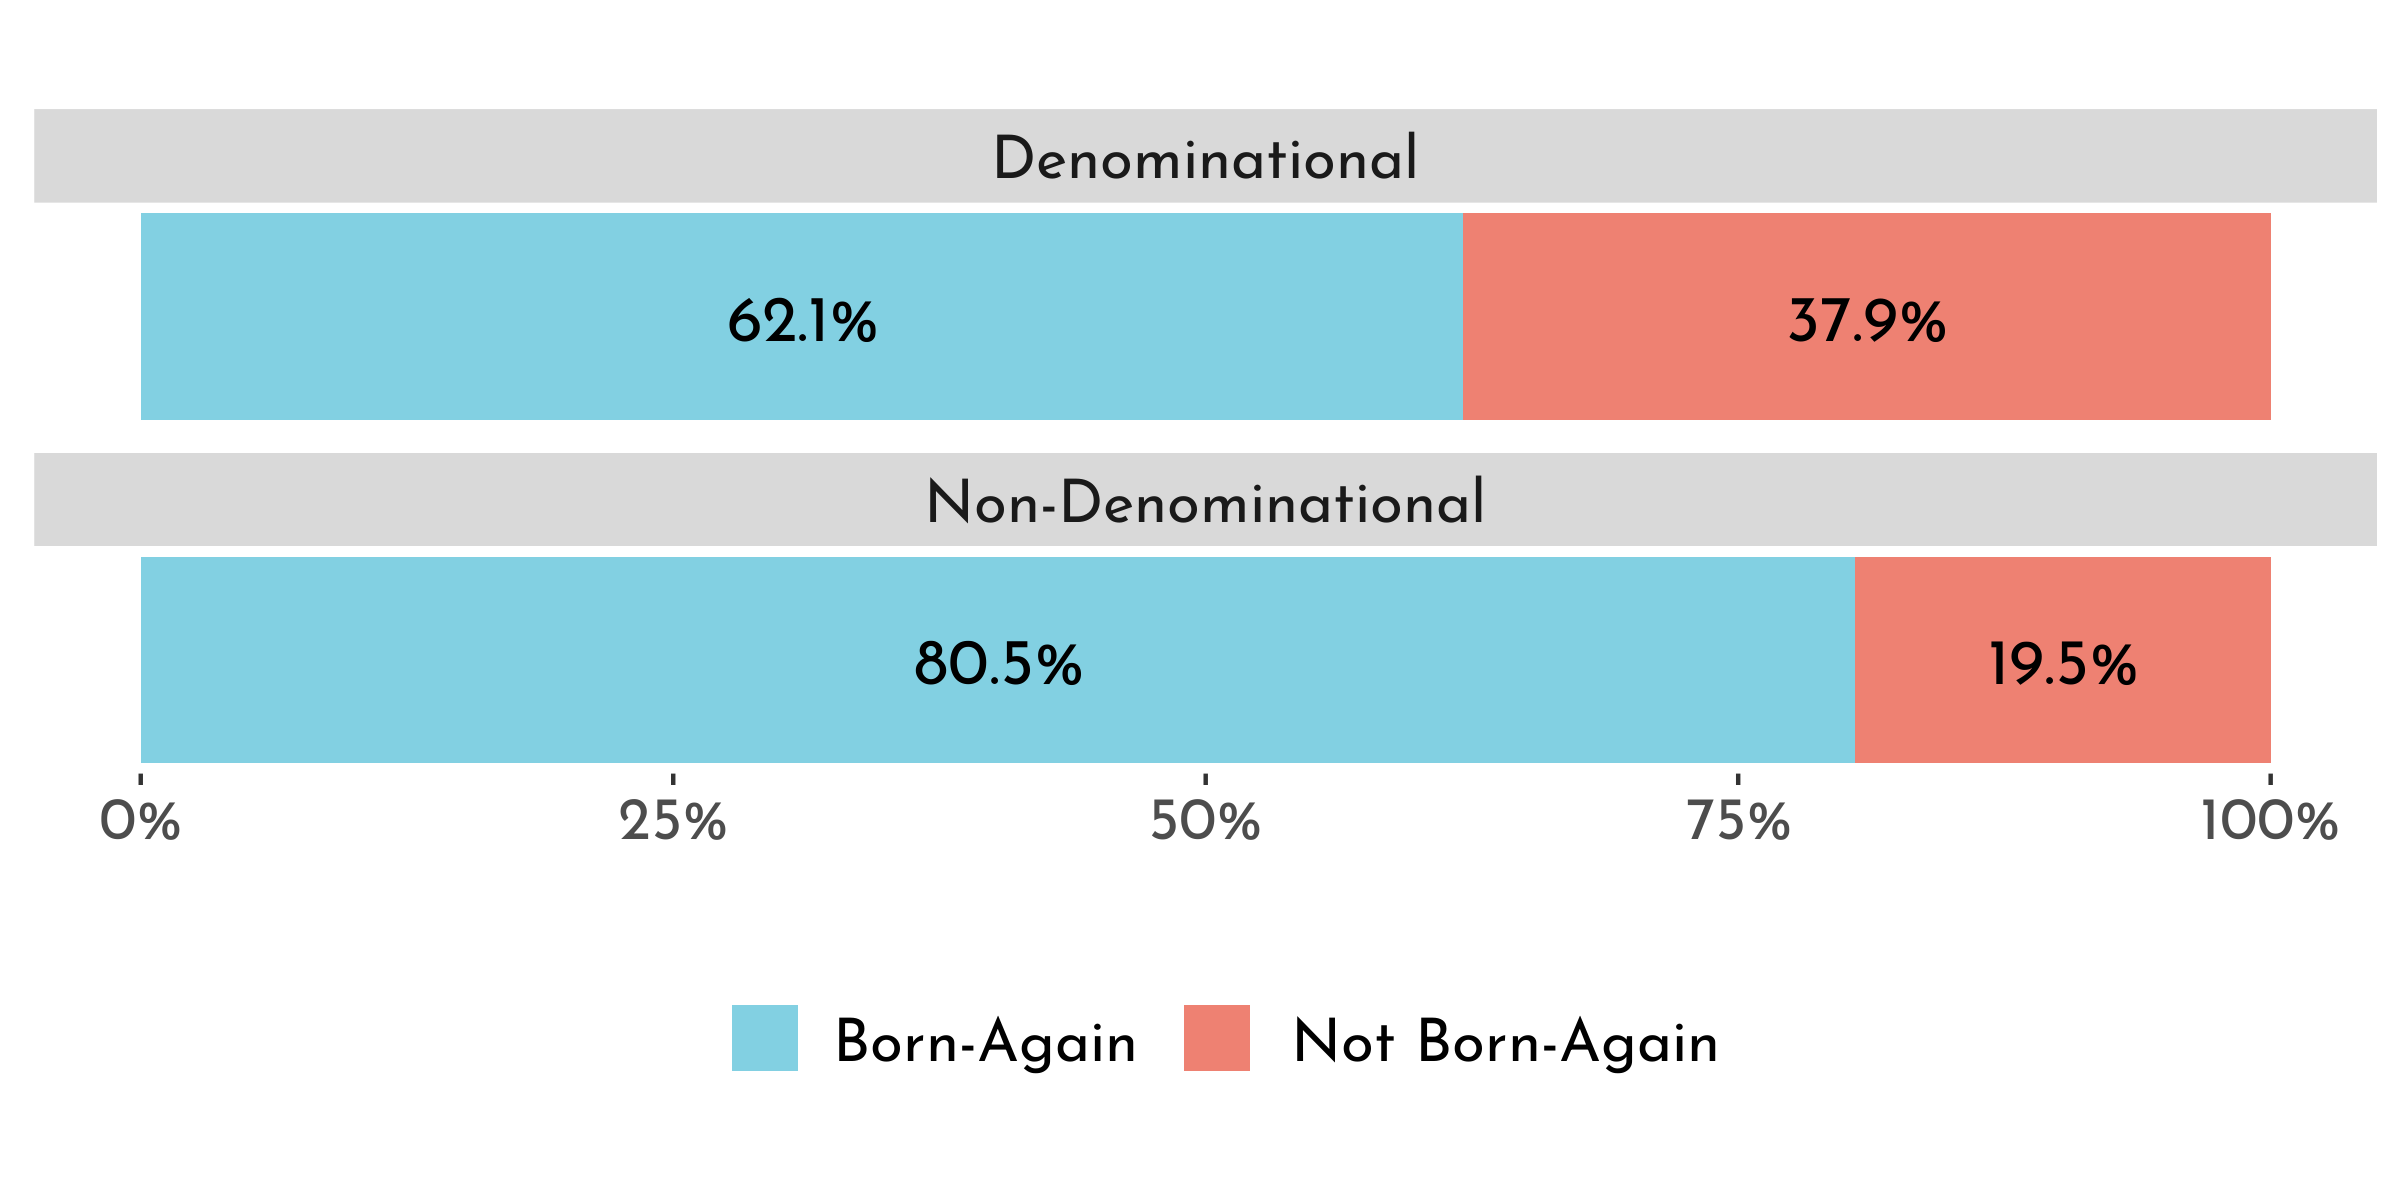

Write R code to recreate this figure.
nd <- nd %>% mutate(nonden=car::recode(q3, "1=1; 2:17=0"),
                    nonden=frcode(nonden==0 ~ "Denominational",
                                  nonden==1 ~ "Non-Denominational")) 


graph <- nd %>% 
  mutate(ba = frcode(q16 == 1  ~ "Born-Again",
                     q16 == 2 ~ "Not Born-Again")) %>% 
  group_by(nonden) %>% 
  ct(ba, wt = weight)


graph %>% 
  ggplot(., aes(x=1, y = pct, fill =fct_rev(ba))) +
  geom_col(alpha = .7) +
  coord_flip() +
  facet_wrap(~ nonden, ncol = 1) +
  theme_gg("Josefin Sans") +
  theme(legend.position = "bottom") +
  scale_fill_npg() +
  # scale_fill_manual(values = c("steelblue2", "darkorange2")) +
  y_pct() +
  guides(fill = guide_legend(reverse=T, nrow =1)) +
  theme(axis.title.y=element_blank(), axis.text.y=element_blank(), axis.ticks.y=element_blank()) +
  geom_text(aes(label = paste0(pct*100, '%')), position = position_stack(vjust = 0.5), size = 5.5, family = "font") +
  theme(panel.grid.major.y = element_blank()) +
  theme(panel.grid.minor.y = element_blank()) +
  theme(plot.title = element_text(size = 16)) +
  theme(strip.text.y = element_text(angle = 180)) +
  labs(x = "", y = "", title = "", caption = "") +
  ggsave("D://nd/graph_off/ba_status.png", type = "cairo-png", height = 4, width = 8)
